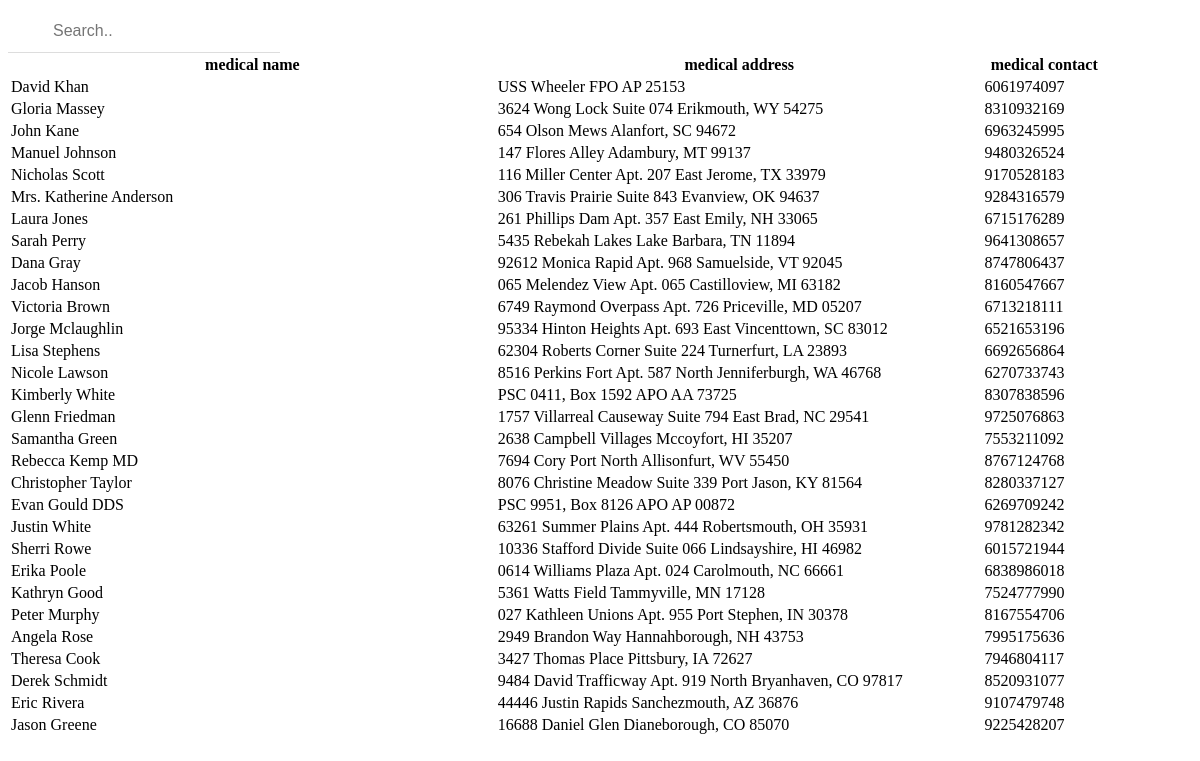
Screenshot of /medical/list/ with the database file from the repository.
### medicalapp/models.py (models this page shows)
class Medical(models.Model):
    choice = (('yes','yes'),('no','no'))
    medical_name=models.CharField(max_length=20)
    medical_address=models.CharField(max_length=20)
    online_delivery=models.CharField(max_length=20,default='no',choices=choice)
    medical_contact=models.IntegerField()
    medical_email=models.EmailField(unique = True)
    medical_password=models.CharField(max_length=50)
    medicine_file=models.FileField(upload_to='medical/file',null=True)

### medicalapp/views.py (the view)
# urls.py: path('list/',views.MedicalView.as_view()),
class MedicalView(ListView):
    model = Medical
    template_name = 'medicalapp/medical_list.html'
    context_object_name = 'all_search_results'
    def get_queryset(self):
       result = super(MedicalView, self).get_queryset()
       query = self.request.GET.get('search')
       result = Medical.objects.all()
       return result

### medicalapp/templates/medicalapp/medical_list.html (shortened to what this page needs)
<!DOCTYPE html>
<html>
<head>
</head>
<body>
    <input type="text" placeholder="Search.." id="myInput" onkeyup="searchFun()">
    <table id='myTable'>
      <tr class='header'>
        <th style="width:40%;">medical name</th>
        <th style="width:40%;">medical address</th>
        <th style="width:10%;">medical contact</th>
      </tr>
            {% for result in all_search_results %}
            <tr>
              <td>{{result.medical_name}}</td>
              <td>{{result.medical_address}}</td>
              <td>{{result.medical_contact}}</td>
            </tr>
            {% endfor %}
    </table>
</body>
</html>

### medicalapp/templates/medicalapp/medical_list.html (style rules this page uses)
#myInput { box-sizing: border-box; background-image: url('searchicon.png'); background-position: 14px 12px; background-repeat: no-repeat; font-size: 16px; padding: 14px 20px 12px 45px; border: none; border-bottom: 1px solid #ddd; }

### rows the page displays
Medical: medical_name "David Khan", medical_address "USS Wheeler FPO AP 25153", medical_contact "6061974097"
Medical: medical_name "Gloria Massey", medical_address "3624 Wong Lock Suite 074 Erikmouth, WY 54275", medical_contact "8310932169"
Medical: medical_name "John Kane", medical_address "654 Olson Mews Alanfort, SC 94672", medical_contact "6963245995"
Medical: medical_name "Manuel Johnson", medical_address "147 Flores Alley Adambury, MT 99137", medical_contact "9480326524"
Medical: medical_name "Nicholas Scott", medical_address "116 Miller Center Apt. 207 East Jerome, TX 33979", medical_contact "9170528183"
Medical: medical_name "Mrs. Katherine Anderson", medical_address "306 Travis Prairie Suite 843 Evanview, OK 94637", medical_contact "9284316579"
Medical: medical_name "Laura Jones", medical_address "261 Phillips Dam Apt. 357 East Emily, NH 33065", medical_contact "6715176289"
Medical: medical_name "Sarah Perry", medical_address "5435 Rebekah Lakes Lake Barbara, TN 11894", medical_contact "9641308657"
Medical: medical_name "Dana Gray", medical_address "92612 Monica Rapid Apt. 968 Samuelside, VT 92045", medical_contact "8747806437"
Medical: medical_name "Jacob Hanson", medical_address "065 Melendez View Apt. 065 Castilloview, MI 63182", medical_contact "8160547667"
Medical: medical_name "Victoria Brown", medical_address "6749 Raymond Overpass Apt. 726 Priceville, MD 05207", medical_contact "6713218111"
Medical: medical_name "Jorge Mclaughlin", medical_address "95334 Hinton Heights Apt. 693 East Vincenttown, SC 83012", medical_contact "6521653196"
Medical: medical_name "Lisa Stephens", medical_address "62304 Roberts Corner Suite 224 Turnerfurt, LA 23893", medical_contact "6692656864"
Medical: medical_name "Nicole Lawson", medical_address "8516 Perkins Fort Apt. 587 North Jenniferburgh, WA 46768", medical_contact "6270733743"
Medical: medical_name "Kimberly White", medical_address "PSC 0411, Box 1592 APO AA 73725", medical_contact "8307838596"
Medical: medical_name "Glenn Friedman", medical_address "1757 Villarreal Causeway Suite 794 East Brad, NC 29541", medical_contact "9725076863"
Medical: medical_name "Samantha Green", medical_address "2638 Campbell Villages Mccoyfort, HI 35207", medical_contact "7553211092"
Medical: medical_name "Rebecca Kemp MD", medical_address "7694 Cory Port North Allisonfurt, WV 55450", medical_contact "8767124768"
Medical: medical_name "Christopher Taylor", medical_address "8076 Christine Meadow Suite 339 Port Jason, KY 81564", medical_contact "8280337127"
Medical: medical_name "Evan Gould DDS", medical_address "PSC 9951, Box 8126 APO AP 00872", medical_contact "6269709242"
Medical: medical_name "Justin White", medical_address "63261 Summer Plains Apt. 444 Robertsmouth, OH 35931", medical_contact "9781282342"
Medical: medical_name "Sherri Rowe", medical_address "10336 Stafford Divide Suite 066 Lindsayshire, HI 46982", medical_contact "6015721944"
Medical: medical_name "Erika Poole", medical_address "0614 Williams Plaza Apt. 024 Carolmouth, NC 66661", medical_contact "6838986018"
Medical: medical_name "Kathryn Good", medical_address "5361 Watts Field Tammyville, MN 17128", medical_contact "7524777990"
Medical: medical_name "Peter Murphy", medical_address "027 Kathleen Unions Apt. 955 Port Stephen, IN 30378", medical_contact "8167554706"
Medical: medical_name "Angela Rose", medical_address "2949 Brandon Way Hannahborough, NH 43753", medical_contact "7995175636"
Medical: medical_name "Theresa Cook", medical_address "3427 Thomas Place Pittsbury, IA 72627", medical_contact "7946804117"
Medical: medical_name "Derek Schmidt", medical_address "9484 David Trafficway Apt. 919 North Bryanhaven, CO 97817", medical_contact "8520931077"
Medical: medical_name "Eric Rivera", medical_address "44446 Justin Rapids Sanchezmouth, AZ 36876", medical_contact "9107479748"
Medical: medical_name "Jason Greene", medical_address "16688 Daniel Glen Dianeborough, CO 85070", medical_contact "9225428207"
